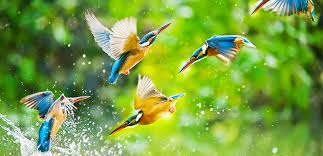
%> input picture imgs/1.jpg, 323 x 156 px
$ octave --eval "connectedComponnents;"   (GNU Octave 9; MATLAB toolbox functions it lacks are replaced by stand-ins)
%> lines starting %> are read from the running program, lines starting %| are printed output that depends on the picture; in (x1, y1, x2, y2) boxes, pixels count from 0 and x2, y2 are one past the last pixel; in counts of white or black regions, pixels touching at a corner belong together; the program's own positions count from 1
function [] = connectedComponnents()
    A = imread('1.jpg');
%> A is the input picture: size 156x323x3 uint8; mean R, G, B 121.9, 160.8, 65.9
    A = imresize(A, [500 500]);
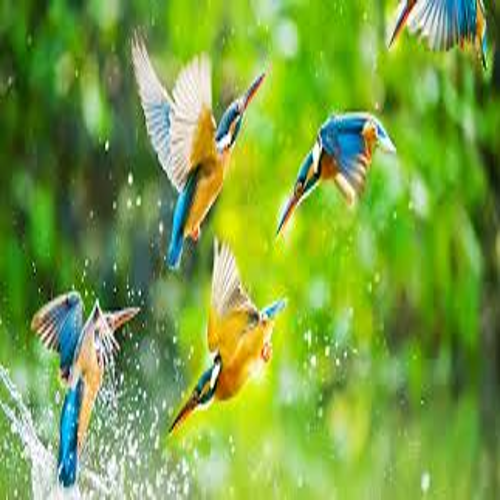
%> A: size 500x500x3 uint8; mean R, G, B 121.9, 160.8, 65.9
    A = im2bw(A,0.7);
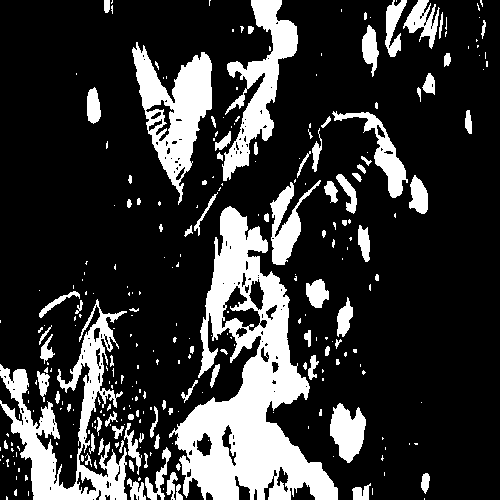
%> A: size 500x500 logical; 21.5% white; 286 white regions (196 under 20 px), largest, box (x1, y1, x2, y2) and area: (169, 206, 338, 500) 19982, (0, 299, 127, 500) 7754, (132, 42, 212, 205) 5574
    figure('Name','A','NumberTitle','off'),imshow(A);
    visited = false(size(A));
    [rows,cols] = size(A);
%> rows = 500; cols = 500
    B = zeros(rows,cols);
    ID_counter = 1;

    %// For each location in your matrix...
    for row = 1 : rows
        for col = 1 : cols
            %// If this location is not 1, mark as visited and continue
            if A(row,col) == 0
                visited(row,col) = true;

            %// If we have visited, then continue
            elseif visited(row,col)
                continue;

            %// Else...
            else
                %// Initialize your stack with this location
                stack = [row col];

                %// While your stack isn't empty...
                while ~isempty(stack)
                    %// Pop off the stack
                    loc = stack(1,:);
                    stack(1,:) = [];

                    %// If we have visited this location, continue
                    if visited(loc(1),loc(2))
                        continue;
                    end

                    %// Mark location as true and mark this location to be
                    %// its unique ID
                    visited(loc(1),loc(2)) = true;
                    B(loc(1),loc(2)) = ID_counter;

                    %// Look at the 8 neighbouring locations
                    [locs_y, locs_x] = meshgrid(loc(2)-1:loc(2)+1, loc(1)-1:loc(1)+1);
                    locs_y = locs_y(:);
                    locs_x = locs_x(:);

                    %// Get rid of those locations out of bounds
                    out_of_bounds = locs_x < 1 | locs_x > rows | locs_y < 1 | locs_y > cols;

                    locs_y(out_of_bounds) = [];
                    locs_x(out_of_bounds) = [];

                    %// Get rid of those locations already visited
                    is_visited = visited(sub2ind([rows cols], locs_x, locs_y));

                    locs_y(is_visited) = [];
                    locs_x(is_visited) = [];

                    %// Get rid of those locations that are zero.
                    is_1 = A(sub2ind([rows cols], locs_x, locs_y));
                    locs_y(~is_1) = [];
                    locs_x(~is_1) = [];

                    %// Add remaining locations to the stack
                    stack = [stack; [locs_x locs_y]];
                end

                %// Increment counter once complete region has been examined
                ID_counter = ID_counter + 1;
            end
        end
    end
    disp(B);
    figure('Name','B','NumberTitle','off'),imshow(B);
    disp(ID_counter);
end
%> (the run ends here)
